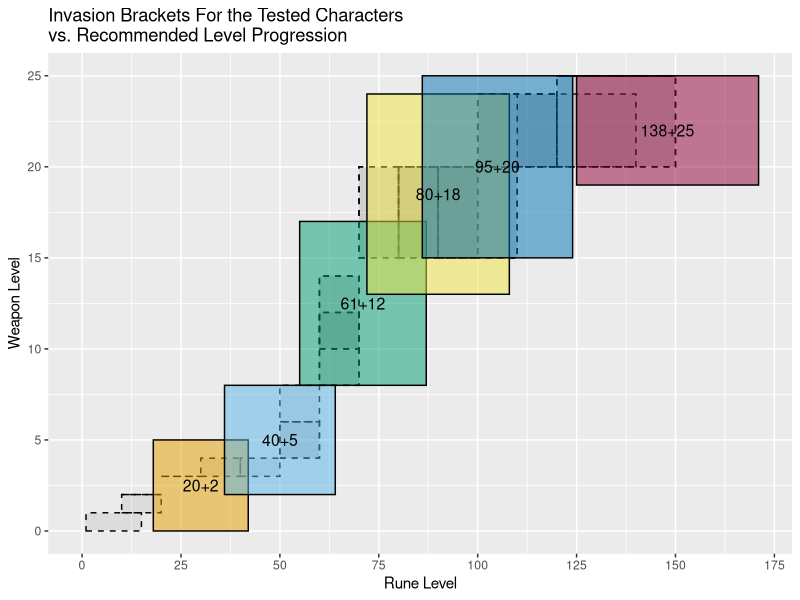
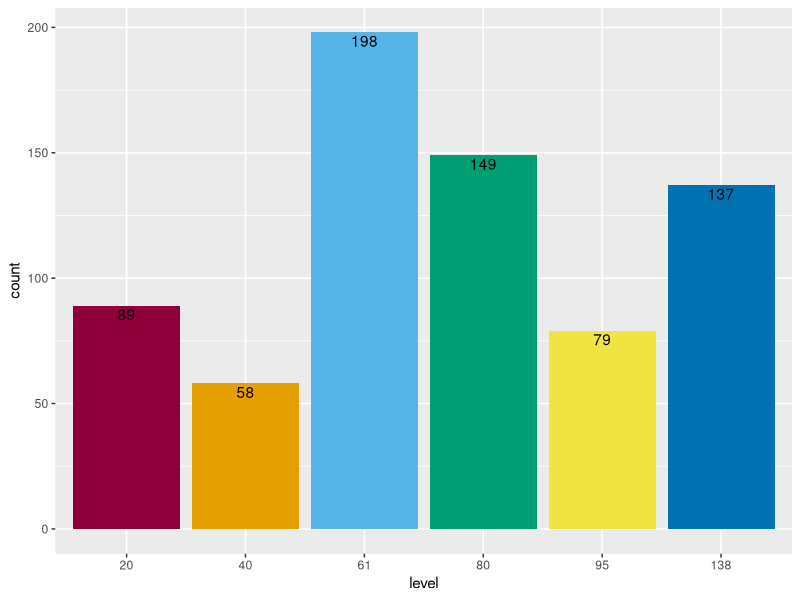
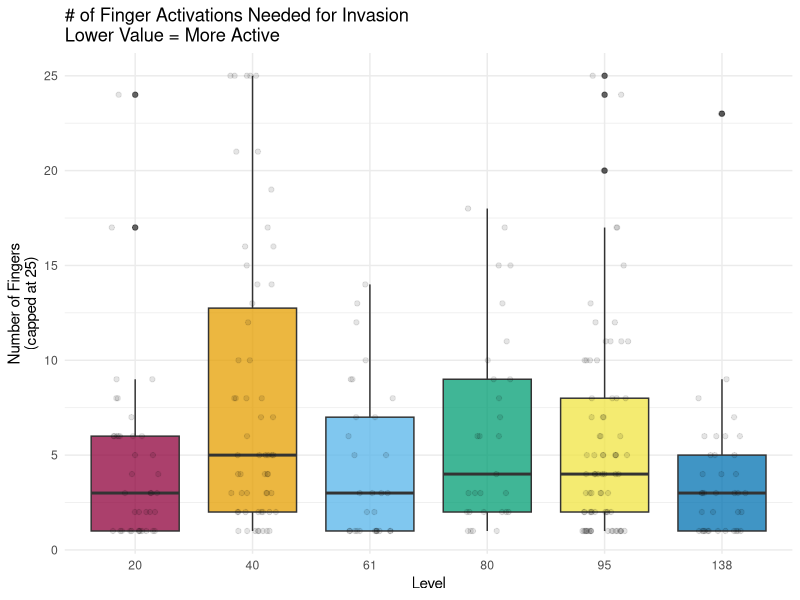
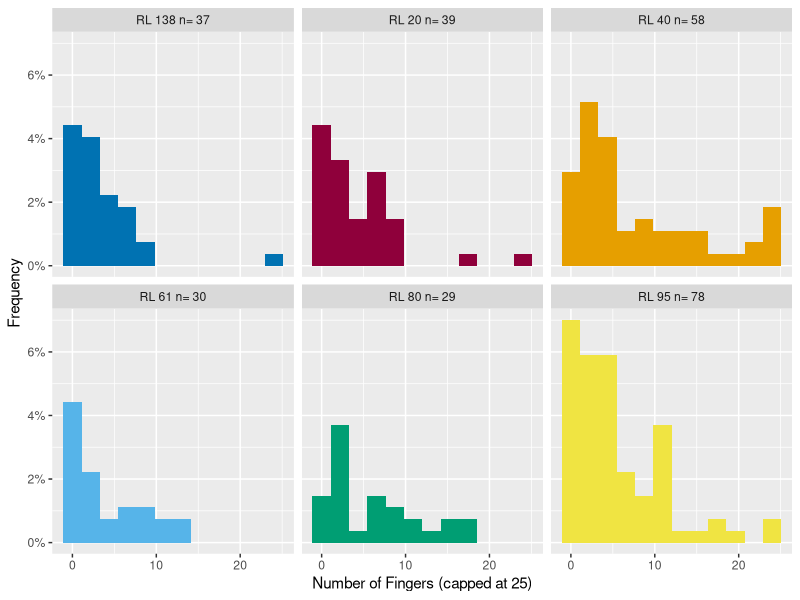
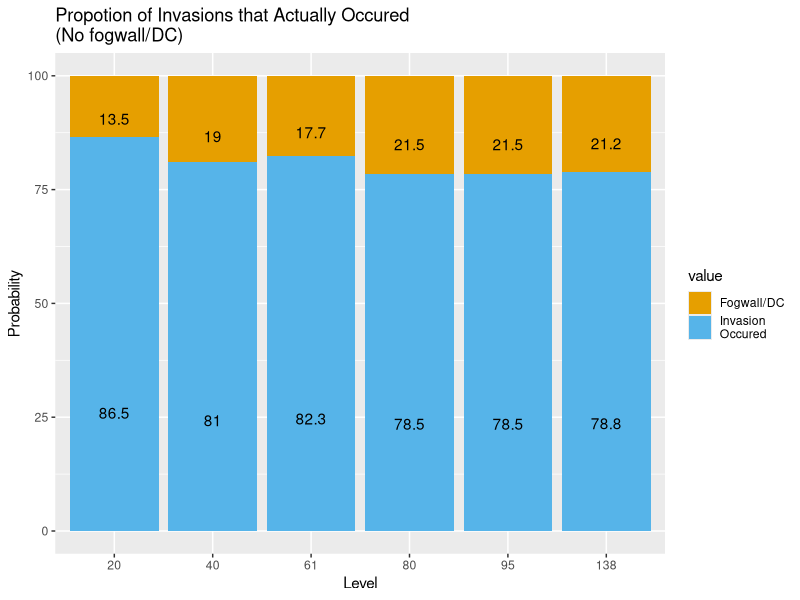
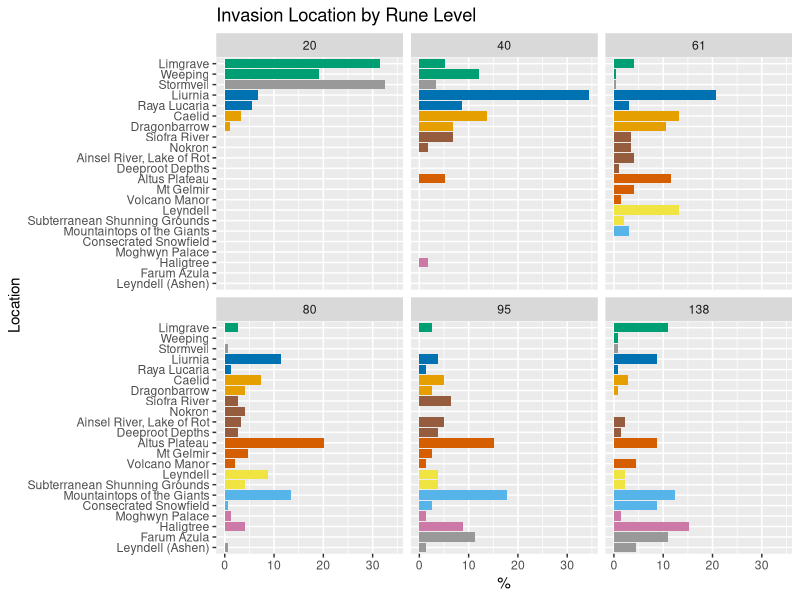
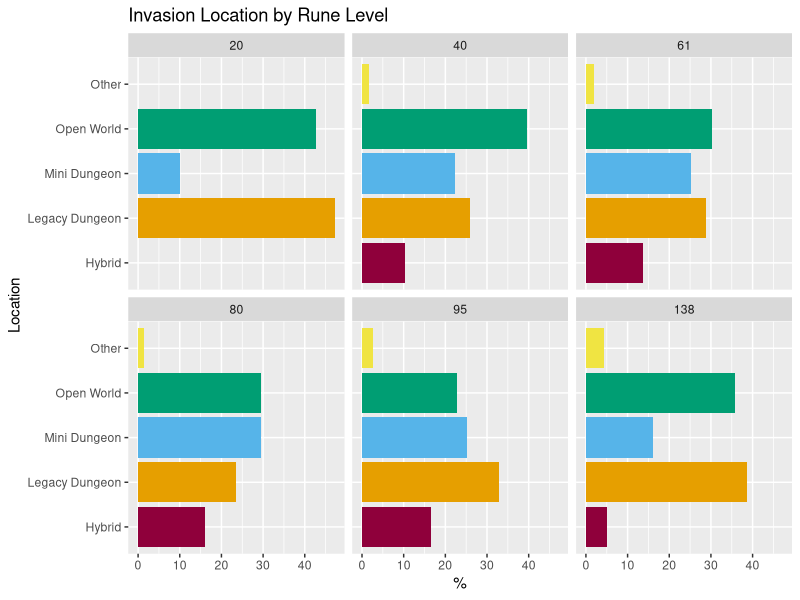
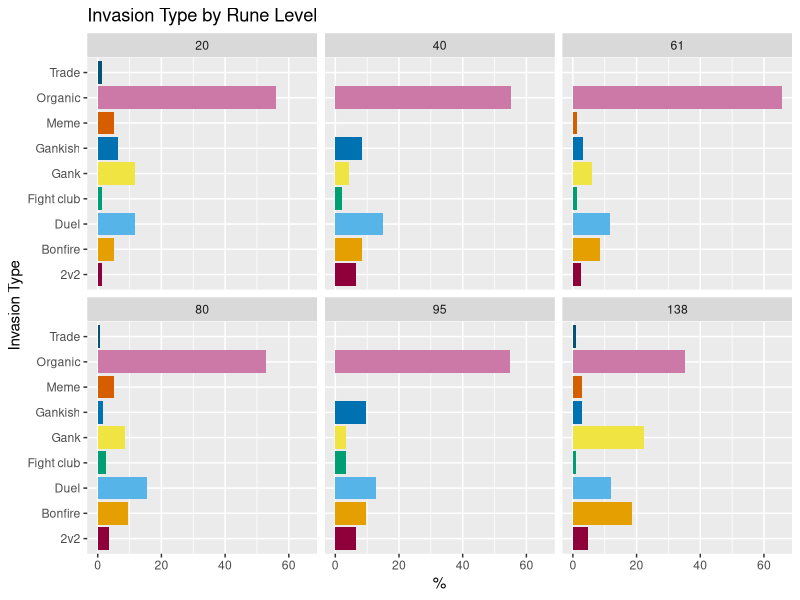

Generate these figures, in order, with R:
## ---- chunk 1
knitr::opts_chunk$set(echo = FALSE, warning = FALSE, message = FALSE)
library(tidyverse)
library(readxl)
## ---- chunk 2
dat <- read_excel("Elden Ring Invasions.xlsx")
location_order <- read_excel("Elden Ring Invasions.xlsx", sheet='Location Order')
location_mapping <- read_excel("Elden Ring Invasions.xlsx", sheet='Map')
recommended_levels <- read_excel("Elden Ring Invasions.xlsx", sheet='Recommended Levels')

dat <- dat %>% 
  mutate(level = as.factor(level),    # Level to factor
         win = toupper(win),
         win = ifelse(type == 'Nostart', 'O', win),    # Assign win    
         start = ifelse(type == 'Nostart', FALSE, TRUE)) %>%
  left_join(y=location_mapping[c('sublocation','location_type')], by='sublocation') %>%
  filter(!is.na(level), !is.na(win))   # Remove rows if certain col values are NA

cbbPalette <- c("#8F003B", "#E69F00", "#56B4E9", "#009E73", "#F0E442", "#0072B2", "#D55E00", "#CC79A7",
                "#045275", "#089099", "#7CCBA2", "#FCDE9C", "#F0746E", "#DC3977", "#7C1D6F")


## ---- chunk 3
print(paste("Total number of invasions recorded:", nrow(dat)))
## ---- chunk 4
dat_ranges <- data.frame(
  level = factor(c("20+2", "40+5", "61+12", "80+18", "95+20", "138+25")),
  weapon_min = c(0, 2, 8, 13, 15, 19),
  weapon_max = c(5, 8, 17, 24, 25, 25),
  level_min = c(18, 36, 55, 72, 86, 125),
  level_max = c(42, 64, 87, 108, 124, 171)
)

p <- ggplot() + 
  geom_rect(data=recommended_levels, 
            mapping=aes(xmin=level_min, xmax=level_max, ymin=weapon_min, ymax=weapon_max), 
            linetype='dashed', 
            color="black", 
            alpha=0.1)
  # geom_point(data=recommended_levels, aes(x=level_mid, y=weapon_mid, alpha = 0), size=1.5) + 

p + geom_rect(data=dat_ranges, mapping=aes(xmin=level_min, xmax=level_max, ymin=weapon_min, ymax=weapon_max, fill=level), color="black", alpha=0.5) +
  scale_fill_manual(values = cbbPalette) +
  geom_text(data=dat_ranges, aes(x=level_min+(level_max-level_min)/2, y=weapon_min+(weapon_max-weapon_min)/2, label=level), size=4) +
  theme(legend.position = "none") +
  labs(y="Weapon Level", x="Rune Level", title="Invasion Brackets For the Tested Characters\nvs. Recommended Level Progression") +
  scale_x_continuous(limits = c(0, 171), breaks = c(0, 25, 50, 75, 100, 125, 150, 175))
## ---- chunk 5
ggplot(data=dat, aes(x=level, fill=level)) +
  geom_bar() +
  geom_text(aes(label=after_stat(count)), stat="count", vjust=1.2) +
  scale_fill_manual(values=cbbPalette) +
  theme(legend.position = 'none')
## ---- chunk 6
dat_fingers <- dat %>% filter(!is.na(fingers))
group_sizes <- dat_fingers %>% count(level) %>% rename(group_size = n)
dat_fingers <- dat_fingers %>% 
  left_join(group_sizes, by='level') %>% 
  mutate(group_size = as.character(group_size)) %>%
  mutate(level_char = paste("RL", as.character(level), "n=", as.character(group_size)))
## ---- chunk 7
tapply(dat_fingers$fingers, dat_fingers$level, summary)
## ---- chunk 8
# Group any values >= 24
dat_fingers <- dat_fingers %>% mutate(fingers = ifelse(fingers >25, 25, fingers))

ggplot(data=dat_fingers, aes(x=level, y=fingers, fill=level)) +
  geom_boxplot(alpha=0.75) +
  geom_jitter(alpha=0.1, position=position_jitter(height=0, width=0.2)) +
  scale_fill_manual(values=cbbPalette) +
  labs(x="Level", 
       y="Number of Fingers\n(capped at 25)",
       title="# of Finger Activations Needed for Invasion\nLower Value = More Active") +
  theme_minimal() +
  theme(legend.position = 'none')
## ---- chunk 9
ggplot(data=dat_fingers, aes(x=fingers, fill=level)) +
  geom_histogram(aes(y = after_stat(count / sum(count))), bins=12) +
  scale_y_continuous(labels = scales::percent) +
  scale_fill_manual(values=cbbPalette) +
  ylab("Frequency") +
  xlab("Number of Fingers (capped at 25)") + 
  facet_wrap(vars(level_char), nrow=2) +
  theme(legend.position = 'none')
## ---- chunk 10
df_long <- dat %>%
  select(level, start) %>% 
  pivot_longer(-level) %>%
  group_by(level, value) %>%
  summarise(n= n()) %>%
  mutate(prop = round(n*100 / sum(n), digits=1))

ggplot(data = df_long, aes(x=level,y=prop, fill=value)) +
  geom_col() +
  scale_fill_manual(values=c("#E69F00", "#56B4E9"), labels=c("Fogwall/DC", "Invasion\nOccured")) +
  geom_text(aes(label=prop), position=position_stack(vjust=0.3)) +
  labs(y="Probability", x = "Level", title = "Propotion of Invasions that Actually Occured\n(No fogwall/DC)")
## ---- chunk 11
dat_loc_by_level <- dat %>% select(location, sublocation, level) %>%
  group_by(level, location) %>%
  summarise(n = n()) %>%
  mutate(prop = n*100 / sum(n))

colours <- location_order$hex
names(colours) <- location_order$location
ggplot(data = dat_loc_by_level, 
       aes(y = factor(location, level = rev(location_order$location)),
           x = prop,
           fill = location
           )
        )+
  geom_col() +
  scale_fill_manual(values=colours) +
  facet_grid(rows=vars(level)) +
  facet_wrap(vars(level), nrow=2) +
  labs(y="Location", x = "%", title = "Invasion Location by Rune Level") +
  theme(legend.position = "none")
## ---- chunk 12
dat_loc_type_by_level <- dat %>% select(location, location_type, level) %>%
    group_by(level, location_type) %>%
    summarise(n = n()) %>%
    mutate(prop = n*100 / sum(n))

ggplot(data = dat_loc_type_by_level, 
       aes(y = factor(location_type),
           x = prop,
           fill = location_type
           )
        )+
  geom_col() +
  # scale_fill_manual(values=colours) +
  facet_grid(rows=vars(level)) +
  facet_wrap(vars(level), nrow=2) +
  scale_fill_manual(values=cbbPalette) +
  labs(y="Location", x = "%", title = "Invasion Location by Rune Level") +
  theme(legend.position = "none")
## ---- chunk 13
print.data.frame(dat_loc_type_by_level)
## ---- chunk 14
dat_invasion_type_by_level <- dat %>% 
    filter(type != 'Nostart') %>%
    select(type, level) %>%
    group_by(level, type) %>%
    summarise(n = n()) %>%
    mutate(prop = n*100 / sum(n),
           type = ifelse(type == 'Reg', 'Organic', type)
    )

ggplot(data = dat_invasion_type_by_level, 
       aes(y = factor(type),
           x = prop,
           fill = type
           )
        )+
  geom_col() +
  facet_grid(rows=vars(level)) +
  facet_wrap(vars(level), nrow=2) +
  scale_fill_manual(values=cbbPalette) +
  labs(y="Invasion Type", x = "%", title = "Invasion Type by Rune Level") +
  theme(legend.position = "none")
## ---- chunk 15
print.data.frame(dat_invasion_type_by_level)
## ---- chunk 16
dat_host_type_by_level <- dat %>% 
    filter(!is.na(host_type)) %>%
    select(host_type, level) %>%
    group_by(level, host_type) %>%
    summarise(n = n()) %>%
      mutate(prop = n*100 / sum(n),
             host_type = factor(host_type, levels=c('Maidenless', 'Veteran', 'Intermediate','Noob')))


ggplot(data = dat_host_type_by_level, 
       aes(y = factor(host_type),
           x = prop,
           fill = host_type)
        )+
  geom_col() +
  facet_grid(rows=vars(level)) +
  facet_wrap(vars(level), nrow=2) +
  scale_fill_manual(values=cbbPalette) +
  labs(y="Host Type", x = "%", title = "Host Type by Rune Level") +
  theme(legend.position = "none")
## ---- chunk 17
dat_coinvader_by_level <- dat %>% 
    filter(win != 'O') %>%
    select(co, level) %>%
    group_by(level, co) %>%
    summarise(n = n()) %>%
      mutate(prop = round(n*100 / sum(n), digits=1),
             co = factor(co, levels = c(0, 1, 2)))


ggplot(data = dat_coinvader_by_level, 
       aes(x = level,
           y = prop,
           fill = co)
        )+
  geom_col() +
  labs(y="%", x = "%", title = "Percentage of Invasions with a Co-invader") +
  scale_fill_manual(values=c( "#AAAAAA", "#E69F00", "#56B4E9"), name='# of\nCo-invaders') +
  geom_text(aes(label=prop), position=position_stack(vjust=0.5))
## ---- chunk 18
df_long <- dat %>%
  filter (win != 'O') %>%
  mutate(rune_arc = grepl('rune arc', note, ignore.case=TRUE)) %>%
  select(level, rune_arc) %>% 
  pivot_longer(-level) %>%
  group_by(level, value) %>%
  summarise(n= n()) %>%
  mutate(prop = round(n*100 / sum(n), digits=1))



ggplot(data = df_long, aes(x=level,y=prop, fill=value)) +
  geom_col() +
  scale_fill_manual(values=c("#E69F00", "#56B4E9"), labels=c("No Arc", "Rune Arc")) +
  geom_text(aes(label=prop), position=position_stack(vjust=0.2)) +
  labs(y="Probability", x = "Level", title = "% of Hosts with Rune Arc")
## ---- chunk 19
dat_emote <- dat %>%
  filter (!is.na(emote_1)) %>%
  select(emote_1) %>% 
  group_by(emote_1) %>%
  summarise(n= n()) %>%
  mutate(prop = round(n*100 / sum(n), digits=1))

print(paste("Proportion of Invasions that I start with an emote (before attacking): ", dat_emote$prop[2], "%", sep=''))
## ---- chunk 20
dat_emote <- dat %>%
  filter (!is.na(emote_1), !is.na(emote_2)) %>%
  select(emote_2) %>% 
  group_by(emote_2) %>%
  summarise(n= n()) %>%
  mutate(prop = round(n*100 / sum(n), digits=1))

print(paste("Proportion of Invasions where they emote back (before attacking): ", dat_emote$prop[2], "%", sep=''))
## ---- chunk 21
df_long <- dat %>%
  filter (win == 'L') %>%
  select(emote_end) %>%
  mutate(emote_end = str_to_title(emote_end))

emotes <- df_long$emote_end %>% 
  sapply(strsplit, ";") %>%
  unlist(use.names = FALSE) %>% 
  sapply(str_trim)

my_tab <- table(emotes)
my_tab %>% as.data.frame() %>%
  arrange(desc(Freq)) %>%
  filter(Freq > 2)

## ---- chunk 22
dat_olp_by_level <- dat %>% 
    filter(win != 'O', level != 138) %>%
    select(olp, level) %>%
    group_by(level, olp) %>%
    summarise(n = n()) %>%
      mutate(prop = round(n*100 / sum(n), digits=1),
             olp = ifelse(is.na(olp), "uncertain", olp)) %>%
      mutate(olp = factor(olp, levels = c("uncertain", "0", "1", "2")))


ggplot(data = dat_olp_by_level, 
       aes(x = level,
           y = prop,
           fill = olp)
        )+
  geom_col() +
  labs(y="%", x = "%", title = "Percentage of Invasions\nwith an Overleveled Phantom") +
  scale_fill_manual(values=c("#CC79A7", "#AAAAAA", "#E69F00", "#56B4E9"), name='# of\nOLPs') +
  geom_text(aes(label=prop), position=position_stack(vjust=0.5))
## ---- chunk 23
df_long <- dat %>%
  filter (win != 'O') %>%
  select(level, win) %>% 
  pivot_longer(-level) %>%
  group_by(level, value) %>%
  summarise(n= n()) %>%
  mutate(prop = round(n*100 / sum(n), digits=1))

ggplot(data = df_long, aes(x=level,y=prop, fill=value)) +
  geom_col() +
  scale_fill_manual(values=c("#E69F00", "#56B4E9"), labels=c("Loss", "Win")) +
  geom_text(aes(label=prop), position=position_stack(vjust=0.2)) +
  labs(y="Probability", x = "Level", title = "Win Rate by Level")
## ---- chunk 24
df_long <- dat %>%
  filter (win != 'O', olp >= 1) %>%
  select(level, olp, win) %>% 
  group_by(level, win) %>%
  summarise(n= n()) %>%
  mutate(prop = round(n*100 / sum(n), digits=1))

ggplot(data = df_long, aes(x=level,y=prop, fill=win)) +
  geom_col() +
  scale_fill_manual(values=c("#E69F00", "#56B4E9"), labels=c("Loss", "Win")) +
  geom_text(aes(label=prop), position=position_stack(vjust=0.2)) +
  labs(y="Probability", x = "Level", title = "Win Rate by Level")
## ---- chunk 25
df_long <- dat %>%
  filter (win != 'O') %>%
  mutate(l2 = grepl('L2', note, ignore.case=TRUE)) %>%
  select(level, l2) %>% 
  pivot_longer(-level) %>%
  group_by(level, value) %>%
  summarise(n= n()) %>%
  mutate(prop = round(n*100 / sum(n), digits=1))



ggplot(data = df_long, aes(x=level,y=prop, fill=value)) +
  geom_col() +
  scale_fill_manual(values=c("#E69F00", "#56B4E9"), labels=c("No L2", "Used L2")) +
  geom_text(aes(label=prop), position=position_stack(vjust=0.2)) +
  labs(y="Probability", x = "Level", title = "% of Invasions where I used a gankspank L2")
